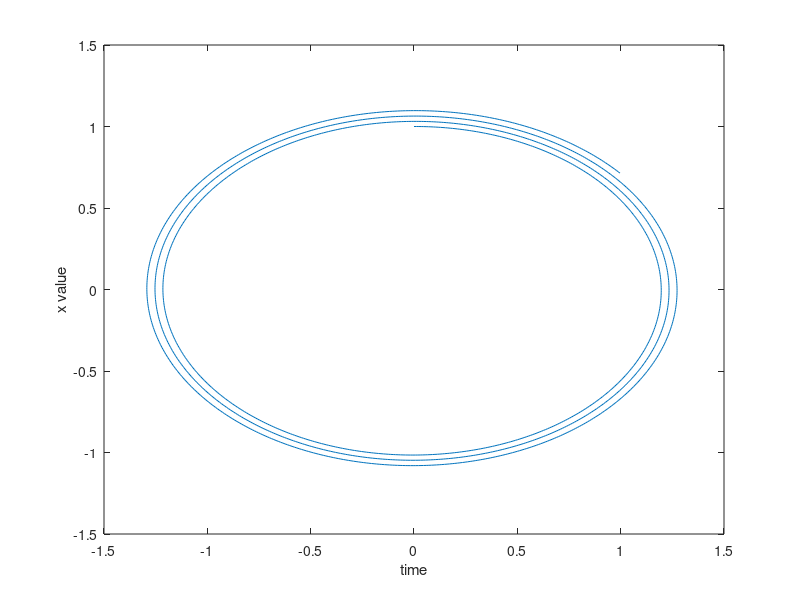

The MATLAB script that drew this image:
h=1e-2;
n=2000;
k=1;
b=0.5;

x=zeros(1,n);
u=ones(1,n);
t=zeros(1,n);

f=@(t,x) -k*x#-b*u-50*cos(5*t);
g=@(t,u) u;

i=1;
while i<n
  k1=f(t(i),x(i));
  l1=g(t(i),u(i));
  k2=f(t(i)+h/2,x(i)+h*k1/2);
  l2=g(t(i)+h/2,u(i)+h*l1/2);
  k3=f(t(i)+h/2,x(i)+h*k2/2);
  l3=g(t(i)+h/2,u(i)+h*l2/2);
  k4=f(t(i)+h,x(i)+k3);
  l4=g(t(i)+h,u(i)+l3);
  
  u(i+1)=u(i)+(h/6)*(k1+2*k2+2*k3+k4);
  x(i+1)=x(i)+(h/6)*(l1+2*l2+2*l3+l4);
  t(i+1)=t(i)+h;
  i++;
end

#plot(t,x);
#hold on;
plot(x,u);
xlabel('time')
ylabel('x value')    